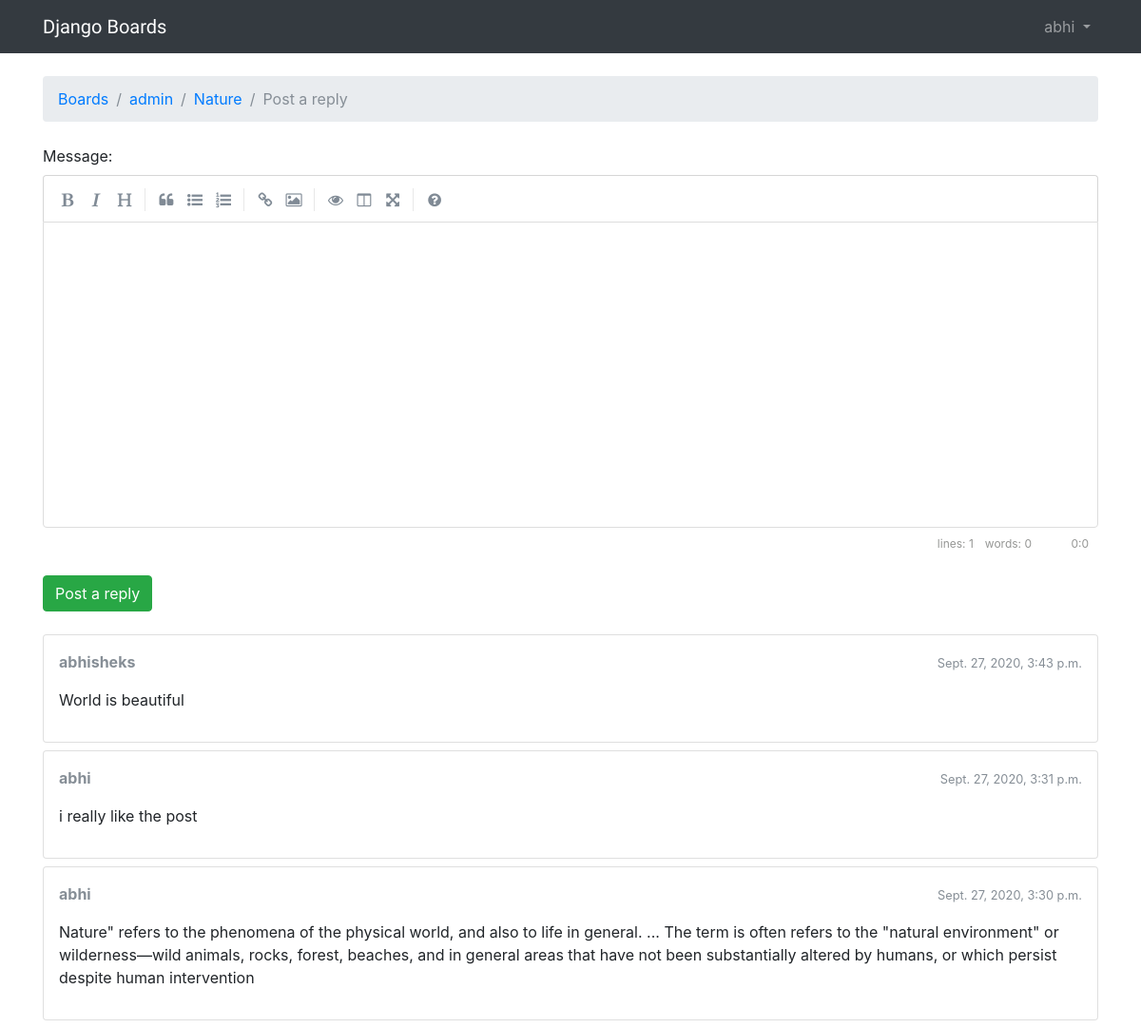
Page /boards/1/topics/1/reply/ (signed in) on the committed database.
### boards/models.py (models this page shows, shortened)
class Topic(models.Model):
    subject = models.CharField(max_length=255)
    last_updated = models.DateTimeField(auto_now_add=True)
    board = models.ForeignKey(Board, related_name='topics',on_delete=models.CASCADE)
    starter = models.ForeignKey(User, related_name='topics',on_delete=models.CASCADE)
    views = models.PositiveIntegerField(default=0)
    def get_last_ten_posts(self):
        return self.posts.order_by('-created_at')[:10]

class Board(models.Model):
    name = models.CharField(max_length=30, unique=True)
    description = models.CharField(max_length=100)

class Post(models.Model):
    message = models.TextField(max_length=4000)
    topic = models.ForeignKey(Topic, related_name='posts',on_delete=models.CASCADE)
    created_at = models.DateTimeField(auto_now_add=True)
    updated_at = models.DateTimeField(null=True)
    created_by = models.ForeignKey(User, related_name='posts',on_delete=models.CASCADE,)
    updated_by = models.ForeignKey(User, null=True, related_name='+',on_delete=models.CASCADE,)
    def get_message_as_markdown(self):
        return mark_safe(markdown(self.message, safe_mode='escape'))

### boards/views.py (the view)
# urls.py: url(r'^boards/(?P<pk>\d+)/topics/(?P<topic_pk>\d+)/reply/$', views.reply_topic, name='reply_topic'),
@login_required
def reply_topic(request, pk, topic_pk):
    topic = get_object_or_404(Topic, board__pk=pk, pk=topic_pk)
    if request.method == 'POST':
        form = PostForm(request.POST)
        if form.is_valid():
            post = form.save(commit=False)
            post.topic = topic
            post.created_by = request.user
            post.save()
            topic.last_updated = timezone.now()
            topic.save()
            topic_url = reverse('topic_posts', kwargs={'pk': pk, 'topic_pk': topic_pk})
            topic_post_url = '{url}?page={page}#{id}'.format(
                url=topic_url,
                id=post.pk,
                page=topic.get_page_count()
            )
            return redirect(topic_post_url)
    else:
        form = PostForm()
    return render(request, 'reply_topic.html', {'topic': topic, 'form': form})

### boards/templatetags/form_tags.py (called while the page is built)
@register.filter
def input_class(bound_field):
    css_class = ''
    if bound_field.form.is_bound:
        if bound_field.errors:
            css_class = 'is-invalid'
        elif field_type(bound_field) != 'PasswordInput':
            css_class = 'is-valid'
    return 'form-control {}'.format(css_class)

### templates/reply_topic.html (shortened to what this page needs)
{% extends 'base.html' %}
{% load static %}
{% block stylesheet %}
  <link rel="stylesheet" href="{% static 'css/simplemde.min.css' %}">
{% endblock %}
{% block breadcrumb %}
  <li class="breadcrumb-item"><a href="{% url 'home' %}">Boards</a></li>
  <li class="breadcrumb-item"><a href="{% url 'board_topics' topic.board.pk %}">{{ topic.board.name }}</a></li>
  <li class="breadcrumb-item"><a href="{% url 'topic_posts' topic.board.pk topic.pk %}">{{ topic.subject }}</a></li>
  <li class="breadcrumb-item active">Post a reply</li>
{% endblock %}
{% block content %}
  <form method="post" class="mb-4" novalidate>
    {% include 'includes/form.html' %}
    <button type="submit" class="btn btn-success">Post a reply</button>
  </form>
  {% for post in topic.get_last_ten_posts %}
    <div class="card mb-2">
      <div class="card-body p-3">
        <div class="row mb-3">
          <div class="col-6">
            <strong class="text-muted">{{ post.created_by.username }}</strong>
          </div>
          <div class="col-6 text-right">
            <small class="text-muted">{{ post.created_at }}</small>
          </div>
        </div>
        {{ post.get_message_as_markdown }}
      </div>
    </div>
  {% endfor %}
{% endblock %}

### templates/base.html (shortened to what this page needs)
{% load static %}<!DOCTYPE html>
<html>
  <head>
    <link rel="stylesheet" href="{% static 'css/bootstrap.min.css' %}">
    <link rel="stylesheet" href="{% static 'css/app.css' %}">
    {% block stylesheet %}{% endblock %}
  </head>
  <body>
    {% block body %}
      <nav class="navbar navbar-expand-sm navbar-dark bg-dark">
        <div class="container">
          <a class="navbar-brand" href="{% url 'home' %}">Django Boards</a>
          <div class="collapse navbar-collapse" id="mainMenu">
            {% if user.is_authenticated %}
              <ul class="navbar-nav ml-auto">
                <li class="nav-item dropdown">
                  <a class="nav-link dropdown-toggle" href="#" id="userMenu" data-toggle="dropdown" aria-haspopup="true" aria-expanded="false">
                    {{ user.username }}
                  </a>
                </li>
              </ul>
            {% else %}
              <form class="form-inline ml-auto">
                <a href="{% url 'login' %}" class="btn btn-outline-secondary">Log in</a>
                <a href="{% url 'signup' %}" class="btn btn-primary ml-2">Sign up</a>
              </form>
            {% endif %}
          </div>
        </div>
      </nav>
      <div class="container">
        <ol class="breadcrumb my-4">
          {% block breadcrumb %}
          {% endblock %}
        </ol>
        {% block content %}
        {% endblock %}
      </div>
    {% endblock body %}
  </body>
</html>

### static/css/app.css (style rules this page uses)
.navbar-brand { font-family: 'Peralta', cursive; }

### rows in the picture
Topic: board.name "admin", subject "Nature"
Post: created_by.username "abhisheks", created_at "Sept. 27, 2020, 3:43 p.m.", get_message_as_markdown "World is beautiful"
Post: created_by.username "abhi", created_at "Sept. 27, 2020, 3:31 p.m.", get_message_as_markdown "i really like the post"
Post: created_by.username "abhi", created_at "Sept. 27, 2020, 3:30 p.m.", get_message_as_markdown "Nature\" refers to the phenomena of the physical world, and also to life in general. ... The term is often refers to the \"natural environment\" or wilderness—wild animals, rocks, forest, beaches, and in general areas that have not been substantially altered by humans, or which persist despite human intervention"

### other values in the picture
{{ user.username }} "abhi"
{{ field.label_tag }} "Message:"
